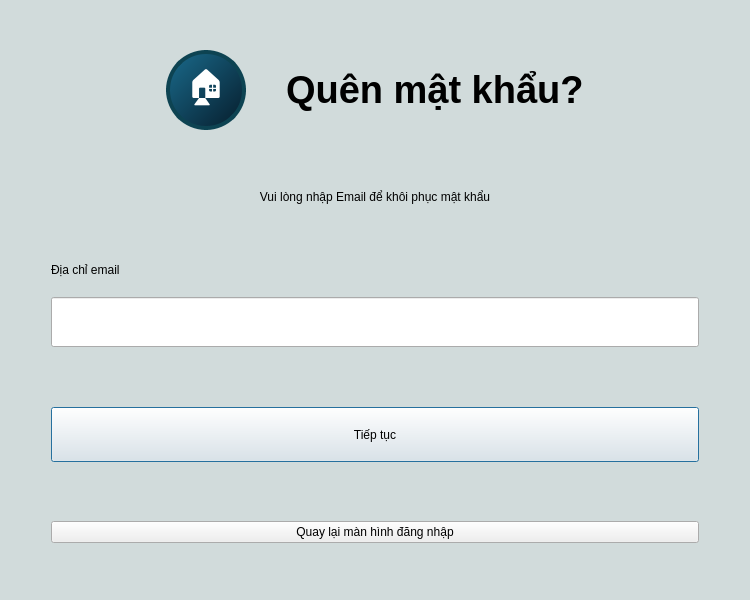
<?xml version='1.0' encoding='utf-8'?>
<ui version="4.0">
 <class>DialogForgotPass</class>
 <widget class="QDialog" name="DialogForgotPass">
  <property name="geometry">
   <rect>
    <x>0</x>
    <y>0</y>
    <width>750</width>
    <height>600</height>
   </rect>
  </property>
  <property name="styleSheet">
   <string>
    QDialog { background-color: #d1dbdb; }
    QLabel#TitleLabel1, QLabel#TitleLabel2, QLabel#TitleLabel3, QLabel#TitleLabel4 { font-size: 38px; font-weight: bold; color: black; }
    QLabel[class="SubText"] { font-size: 16px; color: #2d3748; }
    QLabel[class="InputLabel"] { font-size: 14px; color: #2d3748; }
    QLabel[class="ValidationText"] { font-size: 12px; color: #0298a0; }
    QLabel[class="TimerText"] { font-size: 14px; color: #718096; }
    
    QLineEdit[class="FormInput"] { background-color: white; border: none; border-radius: 6px; padding: 12px 15px; font-size: 14px; color: #2d3748; }
    
    QPushButton[class="BtnPrimary"] { background-color: #0298a0; color: white; font-weight: bold; font-size: 18px; border-radius: 8px; padding: 15px; }
    QPushButton[class="LinkBtn"] { background-color: transparent; color: #1a202c; text-decoration: underline; font-size: 15px; border: none; }
    
    QLabel#IconSmall1, QLabel#IconSmall2, QLabel#IconSmall3, QLabel#IconSmall4 { background-color: qlineargradient(spread:pad, x1:0, y1:0, x2:1, y2:1, stop:0 #1a6b8c, stop:1 #061c2b); border: 4px solid #0d4352; border-radius: 40px; font-size: 35px; color: white; }
    QLabel#CheckCircle { background-color: transparent; border: 8px solid #0298a0; border-radius: 60px; font-size: 60px; color: #0298a0; font-weight: bold; }
   </string>
  </property>
  <layout class="QVBoxLayout">
   <property name="margin">
    <number>0</number>
   </property>
   <property name="spacing">
    <number>0</number>
   </property>
   <item>
    <widget class="QStackedWidget" name="stackForgotPass">
     <property name="currentIndex">
      <number>0</number>
     </property>
     <widget class="QWidget" name="pageEmail">
      <layout class="QVBoxLayout">
       <property name="margin">
        <number>50</number>
       </property>
       <property name="spacing">
        <number>20</number>
       </property>
       <item>
        <layout class="QHBoxLayout">
         <item>
          <spacer>
           <property name="orientation">
            <enum>Qt::Orientation::Horizontal</enum>
           </property>
           <property name="sizeHint">
            <size>
             <width>40</width>
             <height>20</height>
            </size>
           </property>
          </spacer>
         </item>
         <item>
          <widget class="QLabel" name="IconSmall1">
           <property name="minimumSize">
            <size>
             <width>80</width>
             <height>80</height>
            </size>
           </property>
           <property name="maximumSize">
            <size>
             <width>80</width>
             <height>80</height>
            </size>
           </property>
           <property name="objectName">
            <string>IconSmall</string>
           </property>
           <property name="text">
            <string>🏠</string>
           </property>
           <property name="alignment">
            <set>Qt::AlignmentFlag::AlignCenter</set>
           </property>
          </widget>
         </item>
         <item>
          <spacer>
           <property name="orientation">
            <enum>Qt::Orientation::Horizontal</enum>
           </property>
           <property name="sizeType">
            <enum>QSizePolicy::Policy::Fixed</enum>
           </property>
           <property name="sizeHint">
            <size>
             <width>20</width>
             <height>20</height>
            </size>
           </property>
          </spacer>
         </item>
         <item>
          <widget class="QLabel" name="TitleLabel1">
           <property name="objectName">
            <string>TitleLabel</string>
           </property>
           <property name="text">
            <string>Quên mật khẩu?</string>
           </property>
           <property name="alignment">
            <set>Qt::AlignmentFlag::AlignLeft|Qt::AlignmentFlag::AlignVCenter</set>
           </property>
          </widget>
         </item>
         <item>
          <spacer>
           <property name="orientation">
            <enum>Qt::Orientation::Horizontal</enum>
           </property>
           <property name="sizeHint">
            <size>
             <width>40</width>
             <height>20</height>
            </size>
           </property>
          </spacer>
         </item>
        </layout>
       </item>
       <item>
        <spacer>
         <property name="orientation">
          <enum>Qt::Orientation::Vertical</enum>
         </property>
         <property name="sizeHint">
          <size>
           <width>10</width>
           <height>10</height>
          </size>
         </property>
        </spacer>
       </item>
       <item>
        <widget class="QLabel">
         <property name="class" stdset="0">
          <string>SubText</string>
         </property>
         <property name="text">
          <string>Vui lòng nhập Email để khôi phục mật khẩu</string>
         </property>
         <property name="alignment">
          <set>Qt::AlignmentFlag::AlignCenter</set>
         </property>
        </widget>
       </item>
       <item>
        <spacer>
         <property name="orientation">
          <enum>Qt::Orientation::Vertical</enum>
         </property>
         <property name="sizeHint">
          <size>
           <width>10</width>
           <height>20</height>
          </size>
         </property>
        </spacer>
       </item>
       <item>
        <layout class="QHBoxLayout">
         <item>
          <spacer />
         </item>
         <item>
          <layout class="QVBoxLayout">
           <item>
            <widget class="QLabel">
             <property name="class" stdset="0">
              <string>InputLabel</string>
             </property>
             <property name="text">
              <string>Địa chỉ email</string>
             </property>
            </widget>
           </item>
           <item>
            <widget class="QLineEdit" name="inpForgotEmail">
             <property name="class" stdset="0">
              <string>FormInput</string>
             </property>
             <property name="minimumSize">
              <size>
               <width>500</width>
               <height>50</height>
              </size>
             </property>
            </widget>
           </item>
          </layout>
         </item>
         <item>
          <spacer />
         </item>
        </layout>
       </item>
       <item>
        <spacer>
         <property name="orientation">
          <enum>Qt::Orientation::Vertical</enum>
         </property>
         <property name="sizeHint">
          <size>
           <width>10</width>
           <height>30</height>
          </size>
         </property>
        </spacer>
       </item>
       <item>
        <layout class="QHBoxLayout">
         <item>
          <spacer />
         </item>
         <item>
          <widget class="QPushButton" name="btnSendOTP">
           <property name="class" stdset="0">
            <string>BtnPrimary</string>
           </property>
           <property name="text">
            <string>Tiếp tục</string>
           </property>
           <property name="minimumSize">
            <size>
             <width>500</width>
             <height>55</height>
            </size>
           </property>
           <property name="cursor">
            <cursorShape>PointingHandCursor</cursorShape>
           </property>
          </widget>
         </item>
         <item>
          <spacer />
         </item>
        </layout>
       </item>
       <item>
        <spacer>
         <property name="orientation">
          <enum>Qt::Orientation::Vertical</enum>
         </property>
         <property name="sizeHint">
          <size>
           <width>10</width>
           <height>20</height>
          </size>
         </property>
        </spacer>
       </item>
       <item>
        <layout class="QHBoxLayout">
         <item>
          <spacer />
         </item>
         <item>
          <widget class="QPushButton" name="btnBackToLogin1">
           <property name="class" stdset="0">
            <string>LinkBtn</string>
           </property>
           <property name="text">
            <string>Quay lại màn hình đăng nhập</string>
           </property>
           <property name="cursor">
            <cursorShape>PointingHandCursor</cursorShape>
           </property>
          </widget>
         </item>
         <item>
          <spacer />
         </item>
        </layout>
       </item>
       <item>
        <spacer />
       </item>
      </layout>
     </widget>
     <widget class="QWidget" name="pageOTP">
      <layout class="QVBoxLayout">
       <property name="margin">
        <number>50</number>
       </property>
       <property name="spacing">
        <number>20</number>
       </property>
       <item>
        <layout class="QHBoxLayout">
         <item>
          <spacer>
           <property name="orientation">
            <enum>Qt::Orientation::Horizontal</enum>
           </property>
           <property name="sizeHint">
            <size>
             <width>40</width>
             <height>20</height>
            </size>
           </property>
          </spacer>
         </item>
         <item>
          <widget class="QLabel" name="IconSmall2">
           <property name="minimumSize">
            <size>
             <width>80</width>
             <height>80</height>
            </size>
           </property>
           <property name="maximumSize">
            <size>
             <width>80</width>
             <height>80</height>
            </size>
           </property>
           <property name="objectName">
            <string>IconSmall</string>
           </property>
           <property name="text">
            <string>🏠</string>
           </property>
           <property name="alignment">
            <set>Qt::AlignmentFlag::AlignCenter</set>
           </property>
          </widget>
         </item>
         <item>
          <spacer>
           <property name="orientation">
            <enum>Qt::Orientation::Horizontal</enum>
           </property>
           <property name="sizeType">
            <enum>QSizePolicy::Policy::Fixed</enum>
           </property>
           <property name="sizeHint">
            <size>
             <width>20</width>
             <height>20</height>
            </size>
           </property>
          </spacer>
         </item>
         <item>
          <widget class="QLabel" name="TitleLabel2">
           <property name="objectName">
            <string>TitleLabel</string>
           </property>
           <property name="text">
            <string>Quên mật khẩu?</string>
           </property>
           <property name="alignment">
            <set>Qt::AlignmentFlag::AlignLeft|Qt::AlignmentFlag::AlignVCenter</set>
           </property>
          </widget>
         </item>
         <item>
          <spacer>
           <property name="orientation">
            <enum>Qt::Orientation::Horizontal</enum>
           </property>
           <property name="sizeHint">
            <size>
             <width>40</width>
             <height>20</height>
            </size>
           </property>
          </spacer>
         </item>
        </layout>
       </item>
       <item>
        <spacer>
         <property name="orientation">
          <enum>Qt::Orientation::Vertical</enum>
         </property>
         <property name="sizeHint">
          <size>
           <width>10</width>
           <height>10</height>
          </size>
         </property>
        </spacer>
       </item>
       <item>
        <widget class="QLabel">
         <property name="class" stdset="0">
          <string>SubText</string>
         </property>
         <property name="text">
          <string>Vui lòng nhập mã otp đã được gửi đến email</string>
         </property>
         <property name="alignment">
          <set>Qt::AlignmentFlag::AlignCenter</set>
         </property>
        </widget>
       </item>
       <item>
        <spacer>
         <property name="orientation">
          <enum>Qt::Orientation::Vertical</enum>
         </property>
         <property name="sizeHint">
          <size>
           <width>10</width>
           <height>20</height>
          </size>
         </property>
        </spacer>
       </item>
       <item>
        <layout class="QHBoxLayout">
         <item>
          <spacer />
         </item>
         <item>
          <layout class="QVBoxLayout">
           <item>
            <widget class="QLabel">
             <property name="class" stdset="0">
              <string>InputLabel</string>
             </property>
             <property name="text">
              <string>Nhập mã otp để xác thực</string>
             </property>
            </widget>
           </item>
           <item>
            <widget class="QLineEdit" name="inpOTP">
             <property name="class" stdset="0">
              <string>FormInput</string>
             </property>
             <property name="minimumSize">
              <size>
               <width>500</width>
               <height>50</height>
              </size>
             </property>
            </widget>
           </item>
           <item>
            <widget class="QLabel" name="lblTimer">
             <property name="class" stdset="0">
              <string>TimerText</string>
             </property>
             <property name="text">
              <string>1:56</string>
             </property>
             <property name="alignment">
              <set>Qt::AlignmentFlag::AlignCenter</set>
             </property>
            </widget>
           </item>
          </layout>
         </item>
         <item>
          <spacer />
         </item>
        </layout>
       </item>
       <item>
        <spacer>
         <property name="orientation">
          <enum>Qt::Orientation::Vertical</enum>
         </property>
         <property name="sizeHint">
          <size>
           <width>10</width>
           <height>10</height>
          </size>
         </property>
        </spacer>
       </item>
       <item>
        <layout class="QHBoxLayout">
         <item>
          <spacer />
         </item>
         <item>
          <widget class="QPushButton" name="btnVerifyOTP">
           <property name="class" stdset="0">
            <string>BtnPrimary</string>
           </property>
           <property name="text">
            <string>Xác nhận</string>
           </property>
           <property name="minimumSize">
            <size>
             <width>500</width>
             <height>55</height>
            </size>
           </property>
           <property name="cursor">
            <cursorShape>PointingHandCursor</cursorShape>
           </property>
          </widget>
         </item>
         <item>
          <spacer />
         </item>
        </layout>
       </item>
       <item>
        <spacer>
         <property name="orientation">
          <enum>Qt::Orientation::Vertical</enum>
         </property>
         <property name="sizeHint">
          <size>
           <width>10</width>
           <height>20</height>
          </size>
         </property>
        </spacer>
       </item>
       <item>
        <layout class="QHBoxLayout">
         <item>
          <spacer />
         </item>
         <item>
          <widget class="QPushButton" name="btnBackToLogin2">
           <property name="class" stdset="0">
            <string>LinkBtn</string>
           </property>
           <property name="text">
            <string>Quay lại màn hình đăng nhập</string>
           </property>
           <property name="cursor">
            <cursorShape>PointingHandCursor</cursorShape>
           </property>
          </widget>
         </item>
         <item>
          <spacer />
         </item>
        </layout>
       </item>
       <item>
        <spacer />
       </item>
      </layout>
     </widget>
     <widget class="QWidget" name="pageResetPass">
      <layout class="QVBoxLayout">
       <property name="margin">
        <number>50</number>
       </property>
       <property name="spacing">
        <number>20</number>
       </property>
       <item>
        <layout class="QHBoxLayout">
         <item>
          <spacer>
           <property name="orientation">
            <enum>Qt::Orientation::Horizontal</enum>
           </property>
           <property name="sizeHint">
            <size>
             <width>40</width>
             <height>20</height>
            </size>
           </property>
          </spacer>
         </item>
         <item>
          <widget class="QLabel" name="IconSmall3">
           <property name="minimumSize">
            <size>
             <width>80</width>
             <height>80</height>
            </size>
           </property>
           <property name="maximumSize">
            <size>
             <width>80</width>
             <height>80</height>
            </size>
           </property>
           <property name="objectName">
            <string>IconSmall</string>
           </property>
           <property name="text">
            <string>🏠</string>
           </property>
           <property name="alignment">
            <set>Qt::AlignmentFlag::AlignCenter</set>
           </property>
          </widget>
         </item>
         <item>
          <spacer>
           <property name="orientation">
            <enum>Qt::Orientation::Horizontal</enum>
           </property>
           <property name="sizeType">
            <enum>QSizePolicy::Policy::Fixed</enum>
           </property>
           <property name="sizeHint">
            <size>
             <width>20</width>
             <height>20</height>
            </size>
           </property>
          </spacer>
         </item>
         <item>
          <widget class="QLabel" name="TitleLabel3">
           <property name="objectName">
            <string>TitleLabel</string>
           </property>
           <property name="text">
            <string>Đổi mật khẩu</string>
           </property>
           <property name="alignment">
            <set>Qt::AlignmentFlag::AlignLeft|Qt::AlignmentFlag::AlignVCenter</set>
           </property>
          </widget>
         </item>
         <item>
          <spacer>
           <property name="orientation">
            <enum>Qt::Orientation::Horizontal</enum>
           </property>
           <property name="sizeHint">
            <size>
             <width>40</width>
             <height>20</height>
            </size>
           </property>
          </spacer>
         </item>
        </layout>
       </item>
       <item>
        <spacer>
         <property name="orientation">
          <enum>Qt::Orientation::Vertical</enum>
         </property>
         <property name="sizeHint">
          <size>
           <width>10</width>
           <height>10</height>
          </size>
         </property>
        </spacer>
       </item>
       <item>
        <layout class="QHBoxLayout">
         <item>
          <spacer />
         </item>
         <item>
          <layout class="QVBoxLayout">
           <property name="spacing">
            <number>10</number>
           </property>
           <item>
            <widget class="QLabel">
             <property name="class" stdset="0">
              <string>InputLabel</string>
             </property>
             <property name="text">
              <string>Mật khẩu</string>
             </property>
            </widget>
           </item>
           <item>
            <widget class="QLineEdit" name="inpNewPass">
             <property name="class" stdset="0">
              <string>FormInput</string>
             </property>
             <property name="placeholderText">
              <string>Nhập mật khẩu mới</string>
             </property>
             <property name="echoMode">
              <enum>QLineEdit::EchoMode::Password</enum>
             </property>
             <property name="minimumSize">
              <size>
               <width>500</width>
               <height>50</height>
              </size>
             </property>
            </widget>
           </item>
           <item>
            <widget class="QLabel">
             <property name="class" stdset="0">
              <string>ValidationText</string>
             </property>
             <property name="text">
              <string>✓ Độ dài tối thiểu 6 ký tự</string>
             </property>
            </widget>
           </item>
           <item>
            <widget class="QLabel">
             <property name="class" stdset="0">
              <string>ValidationText</string>
             </property>
             <property name="text">
              <string>✓ Có ít nhất 1 chữ cái viết hoa</string>
             </property>
            </widget>
           </item>
           <item>
            <spacer>
             <property name="orientation">
              <enum>Qt::Orientation::Vertical</enum>
             </property>
             <property name="sizeHint">
              <size>
               <width>10</width>
               <height>10</height>
              </size>
             </property>
            </spacer>
           </item>
           <item>
            <widget class="QLabel">
             <property name="class" stdset="0">
              <string>InputLabel</string>
             </property>
             <property name="text">
              <string>Xác nhận mật khẩu</string>
             </property>
            </widget>
           </item>
           <item>
            <widget class="QLineEdit" name="inpNewPassConfirm">
             <property name="class" stdset="0">
              <string>FormInput</string>
             </property>
             <property name="placeholderText">
              <string>Nhập lại mật khẩu mới</string>
             </property>
             <property name="echoMode">
              <enum>QLineEdit::EchoMode::Password</enum>
             </property>
             <property name="minimumSize">
              <size>
               <width>500</width>
               <height>50</height>
              </size>
             </property>
            </widget>
           </item>
          </layout>
         </item>
         <item>
          <spacer />
         </item>
        </layout>
       </item>
       <item>
        <spacer>
         <property name="orientation">
          <enum>Qt::Orientation::Vertical</enum>
         </property>
         <property name="sizeHint">
          <size>
           <width>10</width>
           <height>20</height>
          </size>
         </property>
        </spacer>
       </item>
       <item>
        <layout class="QHBoxLayout">
         <item>
          <spacer />
         </item>
         <item>
          <widget class="QPushButton" name="btnResetPass">
           <property name="class" stdset="0">
            <string>BtnPrimary</string>
           </property>
           <property name="text">
            <string>Xác nhận</string>
           </property>
           <property name="minimumSize">
            <size>
             <width>500</width>
             <height>55</height>
            </size>
           </property>
           <property name="cursor">
            <cursorShape>PointingHandCursor</cursorShape>
           </property>
          </widget>
         </item>
         <item>
          <spacer />
         </item>
        </layout>
       </item>
       <item>
        <spacer>
         <property name="orientation">
          <enum>Qt::Orientation::Vertical</enum>
         </property>
         <property name="sizeHint">
          <size>
           <width>10</width>
           <height>20</height>
          </size>
         </property>
        </spacer>
       </item>
       <item>
        <layout class="QHBoxLayout">
         <item>
          <spacer />
         </item>
         <item>
          <widget class="QPushButton" name="btnBackToLogin3">
           <property name="class" stdset="0">
            <string>LinkBtn</string>
           </property>
           <property name="text">
            <string>Quay lại màn hình đăng nhập</string>
           </property>
           <property name="cursor">
            <cursorShape>PointingHandCursor</cursorShape>
           </property>
          </widget>
         </item>
         <item>
          <spacer />
         </item>
        </layout>
       </item>
       <item>
        <spacer />
       </item>
      </layout>
     </widget>
     <widget class="QWidget" name="pageSuccess">
      <layout class="QVBoxLayout">
       <property name="margin">
        <number>50</number>
       </property>
       <property name="spacing">
        <number>20</number>
       </property>
       <item>
        <layout class="QHBoxLayout">
         <item>
          <spacer>
           <property name="orientation">
            <enum>Qt::Orientation::Horizontal</enum>
           </property>
           <property name="sizeHint">
            <size>
             <width>40</width>
             <height>20</height>
            </size>
           </property>
          </spacer>
         </item>
         <item>
          <widget class="QLabel" name="IconSmall4">
           <property name="minimumSize">
            <size>
             <width>80</width>
             <height>80</height>
            </size>
           </property>
           <property name="maximumSize">
            <size>
             <width>80</width>
             <height>80</height>
            </size>
           </property>
           <property name="objectName">
            <string>IconSmall</string>
           </property>
           <property name="text">
            <string>🏠</string>
           </property>
           <property name="alignment">
            <set>Qt::AlignmentFlag::AlignCenter</set>
           </property>
          </widget>
         </item>
         <item>
          <spacer>
           <property name="orientation">
            <enum>Qt::Orientation::Horizontal</enum>
           </property>
           <property name="sizeType">
            <enum>QSizePolicy::Policy::Fixed</enum>
           </property>
           <property name="sizeHint">
            <size>
             <width>20</width>
             <height>20</height>
            </size>
           </property>
          </spacer>
         </item>
         <item>
          <widget class="QLabel" name="TitleLabel4">
           <property name="objectName">
            <string>TitleLabel</string>
           </property>
           <property name="text">
            <string>Đổi mật khẩu</string>
           </property>
           <property name="alignment">
            <set>Qt::AlignmentFlag::AlignLeft|Qt::AlignmentFlag::AlignVCenter</set>
           </property>
          </widget>
         </item>
         <item>
          <spacer>
           <property name="orientation">
            <enum>Qt::Orientation::Horizontal</enum>
           </property>
           <property name="sizeHint">
            <size>
             <width>40</width>
             <height>20</height>
            </size>
           </property>
          </spacer>
         </item>
        </layout>
       </item>
       <item>
        <spacer>
         <property name="orientation">
          <enum>Qt::Orientation::Vertical</enum>
         </property>
         <property name="sizeHint">
          <size>
           <width>10</width>
           <height>30</height>
          </size>
         </property>
        </spacer>
       </item>
       <item>
        <layout class="QHBoxLayout">
         <item>
          <spacer />
         </item>
         <item>
          <widget class="QLabel" name="CheckCircle">
           <property name="minimumSize">
            <size>
             <width>120</width>
             <height>120</height>
            </size>
           </property>
           <property name="maximumSize">
            <size>
             <width>120</width>
             <height>120</height>
            </size>
           </property>
           <property name="text">
            <string>✓</string>
           </property>
           <property name="alignment">
            <set>Qt::AlignmentFlag::AlignCenter</set>
           </property>
          </widget>
         </item>
         <item>
          <spacer />
         </item>
        </layout>
       </item>
       <item>
        <spacer>
         <property name="orientation">
          <enum>Qt::Orientation::Vertical</enum>
         </property>
         <property name="sizeHint">
          <size>
           <width>10</width>
           <height>20</height>
          </size>
         </property>
        </spacer>
       </item>
       <item>
        <widget class="QLabel">
         <property name="class" stdset="0">
          <string>SubText</string>
         </property>
         <property name="text">
          <string>Đổi mật khẩu thành công! Vui lòng
đăng nhập lại với mật khẩu mới.</string>
         </property>
         <property name="alignment">
          <set>Qt::AlignmentFlag::AlignCenter</set>
         </property>
         <property name="font">
          <font>
           <weight>75</weight>
           <bold>true</bold>
          </font>
         </property>
        </widget>
       </item>
       <item>
        <spacer>
         <property name="orientation">
          <enum>Qt::Orientation::Vertical</enum>
         </property>
         <property name="sizeHint">
          <size>
           <width>10</width>
           <height>30</height>
          </size>
         </property>
        </spacer>
       </item>
       <item>
        <layout class="QHBoxLayout">
         <item>
          <spacer />
         </item>
         <item>
          <widget class="QPushButton" name="btnBackToLogin4">
           <property name="class" stdset="0">
            <string>LinkBtn</string>
           </property>
           <property name="text">
            <string>Quay lại màn hình đăng nhập</string>
           </property>
           <property name="cursor">
            <cursorShape>PointingHandCursor</cursorShape>
           </property>
          </widget>
         </item>
         <item>
          <spacer />
         </item>
        </layout>
       </item>
       <item>
        <spacer />
       </item>
      </layout>
     </widget>
    </widget>
   </item>
  </layout>
 </widget>
</ui>
